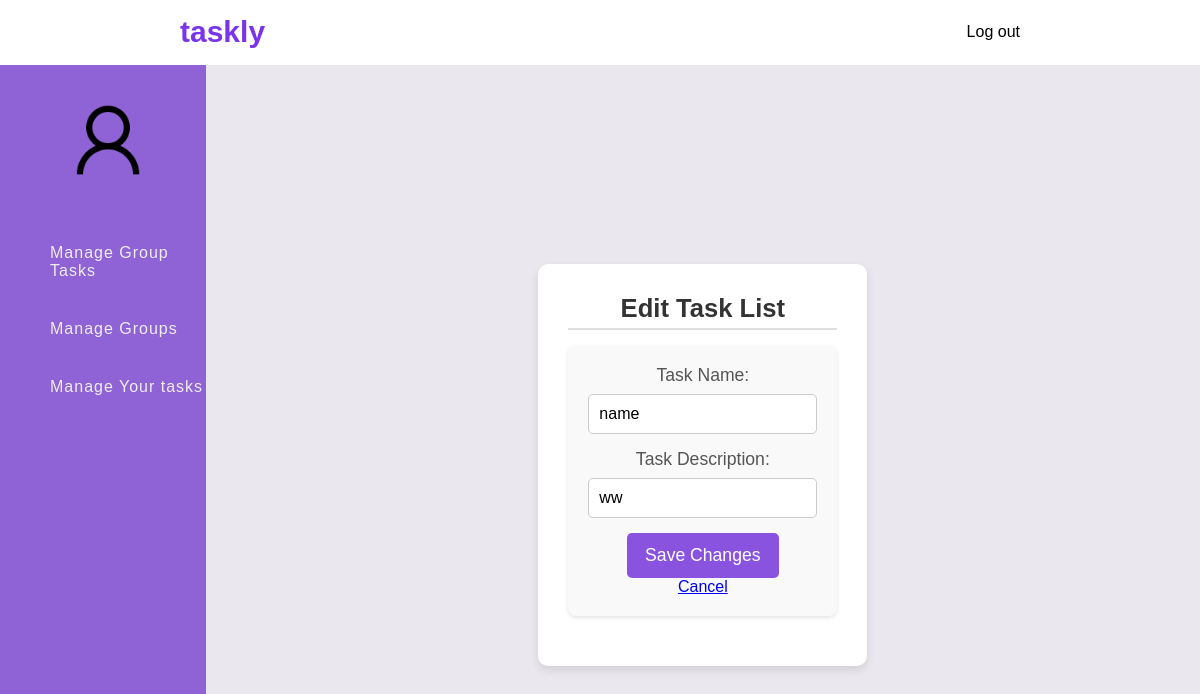
Page /edit_tasklist-admin.php?list_id=2 on the earlier database version.
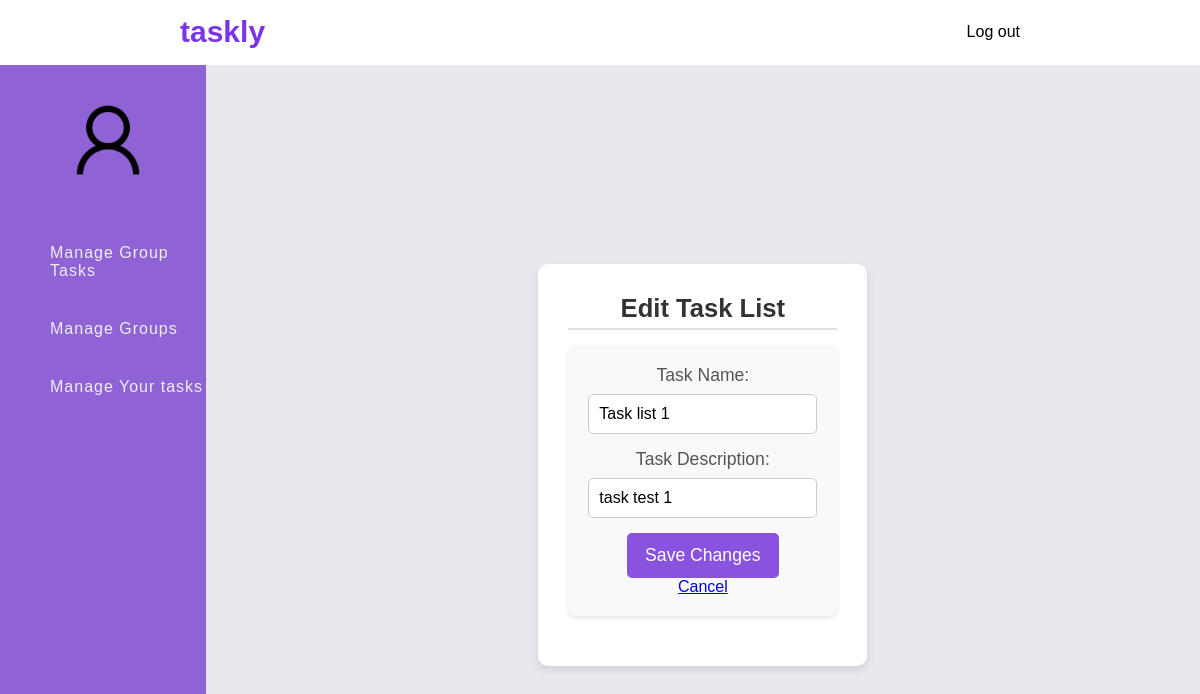
Same page on the later database version.
### tables this page shows
CREATE TABLE Task_List (
    List_ID INTEGER PRIMARY KEY AUTOINCREMENT,
    TaskList_Name VARCHAR(255) NOT NULL,
    TaskList_Description TEXT NOT NULL,
    User_ID INTEGER NOT NULL,
    FOREIGN KEY (User_ID) REFERENCES User(User_ID) ON DELETE CASCADE
);

### edit_tasklist-admin.php (the view, shortened to what this page needs)
<?php
include('db.php');
$userId = $_SESSION['user_id'] ?? 1;
$listId = $_GET['list_id'];
$stmt = $conn->prepare("SELECT * FROM Task_List WHERE List_ID = ? AND User_ID = ?");
$stmt->execute([$listId, $userId]);
$taskList = $stmt->fetch(PDO::FETCH_ASSOC);
?>
<!DOCTYPE html>
<html lang="en">
<head>
    <link rel="stylesheet" href="css/global.css">
</head>
<body>
<header class="navbar">
    <a href="dashboard.php" class="navbar_title2"><h1>taskly</h1></a>
    <a class="navbar-index" href="logout.php">Log out</a>
</header>
<div class="container">
    <nav class="sidebar">
        <div class="user-profile">
            <a href="admin-profile.php"><img src="images/Sample_User_Icon.png" alt="User"></a>
            <h4><?php echo $_SESSION['User_Fname']; ?></h4>
        </div>
        <ul>
            <li><a href="admin-tasks.php">Manage Group Tasks</a></li>
            <li><a href="admin-group.php">Manage Groups</a></li>
            <li><a href="admin-task_personal.php">Manage Your tasks</a></li>
        </ul>
    </nav>
    <section class="main-content">
        <div class="main-content-container">
            <h2>Edit Task List</h2>
            <form method="POST">
                <label>Task Name:</label>
                <input type="text" name="taskListName" value="<?= htmlspecialchars($taskList['TaskList_Name']) ?>" required><br>
                <label>Task Description:</label>
                <input type="text" name="taskListDesc" value="<?= htmlspecialchars($taskList['TaskList_Description']) ?>" required><br>
                <button type="submit" name="updateTaskList">Save Changes</button>
                <br>
                <a href="admin-task_personal.php">Cancel</a>
            </form>
        </div>
    </section>
</div>
</body>
</html>

Differences in the rows shown:
changed task_list: taskListName "name" → "Task list 1"; taskListDesc "ww" → "task test 1"
